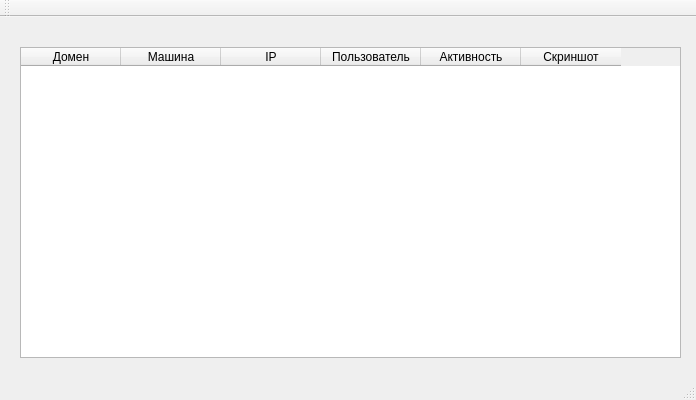
<?xml version="1.0" encoding="UTF-8"?>
<ui version="4.0">
 <class>QtWidgetsApplicationClass</class>
 <widget class="QMainWindow" name="QtWidgetsApplicationClass">
  <property name="geometry">
   <rect>
    <x>0</x>
    <y>0</y>
    <width>696</width>
    <height>400</height>
   </rect>
  </property>
  <property name="windowTitle">
   <string>QtWidgetsApplication</string>
  </property>
  <widget class="QWidget" name="centralWidget">
   <widget class="QTableWidget" name="tableWidget">
    <property name="geometry">
     <rect>
      <x>20</x>
      <y>30</y>
      <width>661</width>
      <height>311</height>
     </rect>
    </property>
    <column>
     <property name="text">
      <string>Домен</string>
     </property>
    </column>
    <column>
     <property name="text">
      <string>Машина</string>
     </property>
    </column>
    <column>
     <property name="text">
      <string>IP</string>
     </property>
    </column>
    <column>
     <property name="text">
      <string>Пользователь</string>
     </property>
    </column>
    <column>
     <property name="text">
      <string>Активность</string>
     </property>
    </column>
    <column>
     <property name="text">
      <string>Скриншот</string>
     </property>
    </column>
   </widget>
  </widget>
  <widget class="QToolBar" name="mainToolBar">
   <attribute name="toolBarArea">
    <enum>TopToolBarArea</enum>
   </attribute>
   <attribute name="toolBarBreak">
    <bool>false</bool>
   </attribute>
  </widget>
  <widget class="QMenuBar" name="menuBar">
   <property name="geometry">
    <rect>
     <x>0</x>
     <y>0</y>
     <width>696</width>
     <height>22</height>
    </rect>
   </property>
  </widget>
  <widget class="QStatusBar" name="statusBar"/>
 </widget>
 <layoutdefault spacing="6" margin="11"/>
 <resources>
  <include location="QtWidgetsApplication.qrc"/>
 </resources>
 <connections/>
</ui>
